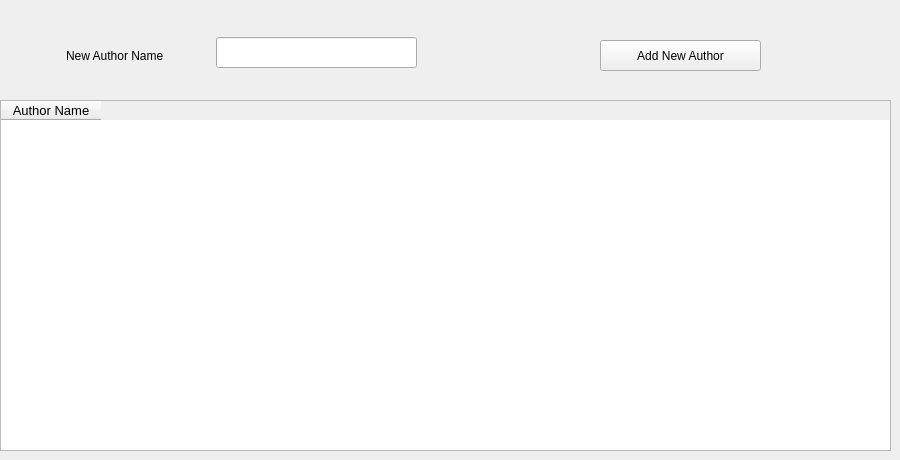
      <widget class="QWidget" name="tab_9">
       <attribute name="title">
        <string>Author</string>
       </attribute>
       <widget class="QLabel" name="label_27">
        <property name="geometry">
         <rect>
          <x>66</x>
          <y>48</y>
          <width>141</width>
          <height>16</height>
         </rect>
        </property>
        <property name="text">
         <string>New Author Name</string>
        </property>
       </widget>
       <widget class="QPushButton" name="pushButton_15">
        <property name="geometry">
         <rect>
          <x>600</x>
          <y>40</y>
          <width>161</width>
          <height>31</height>
         </rect>
        </property>
        <property name="text">
         <string>Add New Author</string>
        </property>
       </widget>
       <widget class="QLineEdit" name="lineEdit_20">
        <property name="geometry">
         <rect>
          <x>216</x>
          <y>37</y>
          <width>201</width>
          <height>31</height>
         </rect>
        </property>
       </widget>
       <widget class="QTableWidget" name="tableWidget_3">
        <property name="geometry">
         <rect>
          <x>0</x>
          <y>100</y>
          <width>891</width>
          <height>351</height>
         </rect>
        </property>
        <column>
         <property name="text">
          <string>Author Name</string>
         </property>
         <property name="font">
          <font>
           <pointsize>10</pointsize>
          </font>
         </property>
        </column>
       </widget>
      </widget>
